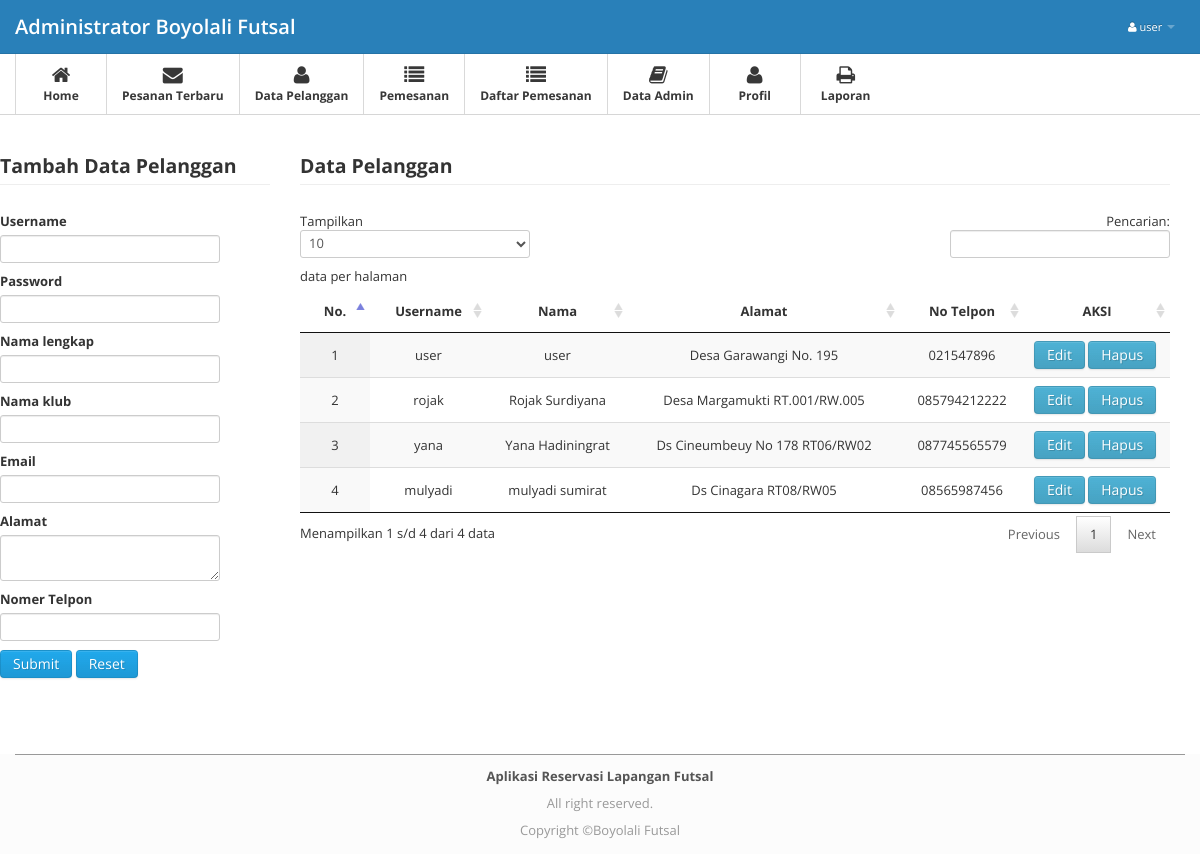
Page /admin/index.php?modul=pengunjung (signed in) on the committed database.
### tables this page shows
CREATE TABLE `profil` (
  `id_profil` int(11) NOT NULL,
  `namafutsal` varchar(35) NOT NULL,
  `alamat` text NOT NULL,
  `kodepos` varchar(5) NOT NULL,
  `fax` char(20) NOT NULL,
  `no_hp` char(12) NOT NULL
);

CREATE TABLE `pelanggan` (
  `id_pelanggan` int(11) NOT NULL,
  `username` varchar(20) NOT NULL,
  `password` varchar(40) NOT NULL,
  `nama` varchar(35) NOT NULL,
  `nama_klub` varchar(30) NOT NULL,
  `email` varchar(35) NOT NULL,
  `alamat` text NOT NULL,
  `no_telpon` char(12) NOT NULL
);

### db/config.php (called while the page is built, shortened)
<?php
$zz=mysql_fetch_array(mysql_query("Select * from profil where id_profil='1'"));
$namaprofil=$zz[namafutsal];
?>

### admin/modul/pengunjung.php (the view, shortened to what this page needs)
<div class="main">
    <div class="main-inner">
        <div class="container">
          <div class="row">
            <div class="span3">
                    <?php
                        switch (isset($_GET['act'])) {
                            default:
                         ?>
                      <legend><b>Tambah Data Pelanggan</b></legend>
                      <form method=POST action="index.php?modul=aksi_pengunjung&act=input_pengunjung" enctype='multipart/form-data'>
                      <label class="control-label" ><b>Username</b></label>
                      <input name="username" class="input-large" type="text"  required>
                      <label class="control-label" ><b>Password</b></label>
                      <input name="password" class="input-large" type="password" maxlength="80"  required>
                       <label class="control-label" ><b>Nama lengkap</b></label>
                      <input name="nama" class="input-large" type="text" maxlength="100" onKeyUp="return checkInput2(this);" required>
                      <label class="control-label" ><b>Nama klub</b></label>
                      <input name="nama_klub" class="input-large" type="text" maxlength="80"  required>
                       <label class="control-label" ><b>Email</b></label>
                      <input name="email" class="input-large" type="text" maxlength="80"  required>
                     <label class="control-label" ><b>Alamat</b></label>
                     <textarea name="alamat" class="input-large" type="text" required></textarea>
                      <label class="control-label" ><b>Nomer Telpon</b></label>
                      <input name="no_telpon" class="input-large" type="tel" maxlength="15" onKeyUp="return checkInput(this);" required>
                      <input type="submit" class="btn btn-primary">
                      <input type="reset" class="btn btn-primary">
                      </form>
                    <?php
                    break;
                     ?>
                     <?php
                    }
                     ?>
            </div>
                     <div class="span9">
                            <legend><b>Data Pelanggan</b></legend>
                              <table id="datatables" class="display">
                              <thead>
                              <tr>
                              <th>No.</th>
                              <th>Username</th>
                              <th>Nama</th>
                              <th>Alamat</th>
                              <th>No Telpon</th>
                              <th width="110px">AKSI</th></tr>
                              </thead>
                              <tbody>
                              <?php
                              $sql=mysql_query("select * from pelanggan order by id_pelanggan");
                              $no=0;
                              while($baris=mysql_fetch_array($sql)){
                                $no++;
                               ?>
                            <tr>
                              <td align="center"><?php echo $no;  ?></td>
                              <td align="center"><?php echo $baris['username']; ?></td>
                              <td align="center"><?php echo $baris['nama']; ?></td>
                              <td align="center"><?php echo $baris['alamat']; ?></td>
                              <td align="center"><?php echo $baris['no_telpon']; ?></td>
                              <td>
                              <a href="index.php?modul=pengunjung&act=edit&id=<?php echo $baris['id_pelanggan']; ?>" class="btn btn-info btn-sm" >Edit</a>
                              <a href="index.php?modul=aksi_pengunjung&act=hapus_pengunjung&id=<?php echo $baris['id_pelanggan']; ?>" onclick="return konfirmasi()" class="btn btn-info btn-sm" >Hapus</a>
                              </td></tr>
                              <?php } ?>
                              </tbody>
                              </table>
            </div>
        </div>
    </div>
</div>
</div>

### admin/index.php (shortened to what this page needs)
<?php
include("../db/config.php");
 ?>
<!DOCTYPE html>
<html lang="en">
<head>
<link href="css/bootstrap.min.css" rel="stylesheet">
<link href="datepicker/datepicker3.css" rel="stylesheet">
<link href="css/bootstrap-responsive.min.css" rel="stylesheet">
<link href="css/font-awesome.css" rel="stylesheet">
<link href="css/style.css" rel="stylesheet">
<link href="css/pages/dashboard.css" rel="stylesheet">
  <link rel="stylesheet" type="text/css" href="plug/BeatPicker.min.css">
    <link rel="stylesheet" href="media/css/jquery.dataTables.css" type="text/css" />
</head>
<body>
<div class="navbar navbar-fixed-top">
  <div class="navbar-inner">
    <div class="container"><span class="icon-bar"></span><span class="icon-bar"></span> </a><a class="brand" href="index.php">Administrator <?php echo "$namaprofil";?></a>
      <div class="nav-collapse">
        <ul class="nav pull-right">
          <li class="dropdown"><a href="#" class="dropdown-toggle" data-toggle="dropdown"><i
            class="icon-user"></i> <?php echo $_SESSION['username']; ?> <b class="caret"></b></a>
          </li>
        </ul>
      </div>
    </div>
  </div>
</div>
<div class="subnavbar">
  <div class="subnavbar-inner">
    <div class="container">
      <ul class="mainnav">
        <li class="active"><a href="index.php"><i class="icon-home"></i><span>Home</span> </a></li>
        <li class="active"><a href="index.php?modul=pesananbaru"><i class="icon-envelope"></i><span>Pesanan Terbaru</span> </a></li>
        <li class="active"><a href="index.php?modul=pengunjung"><i class="icon-user"></i><span>Data Pelanggan</span> </a> </li>
         <li class="active"><a href="index.php?modul=boking"><i class="icon-list"></i><span>Pemesanan</span> </a> </li>
        <li class="active"><a href="index.php?modul=daftar_boking"><i class="icon-list"></i><span>Daftar Pemesanan</span> </a> </li>
        <li class="active"><a href="index.php?modul=admin"><i class="icon-book"></i><span>Data Admin</span> </a> </li>
        <li class="active"><a href="index.php?modul=profil"><i class="icon-user"></i><span>Profil</span> </a> </li>
        <li class="dropdown active">
          <a href="javascript:;" class="dropdown-toggle" data-toggle="dropdown">
            <i class="icon-print"></i>
            <span>Laporan</span>
            <b class="caret"></b>
          </a>
        </li>
      </ul>
    </div>
  </div>
</div>
<div class="main">
  <div class="main-inner">
    <div class="container">
      <div class="row">
        <div class="widget">
      <?php
if(!empty($_GET['modul']))
{
  if(file_exists("modul/$_GET[modul].php"))
  {
  include("modul/$_GET[modul].php");
  } else
  {
  echo "<h2>Error !<br/>Halaman Tidak Di Temukan !</h2>";
  }
        } ?>
    </div>
  </div>
</div>
<br />
<br />
<br />
<br />
<br />
<br />
<footer class="application-footer">
            <div class="container">
                <p><b>Aplikasi Reservasi Lapangan Futsal</b></p>
                <div class="disclaimer">
                    <p>All right reserved.</p>
                    <p>Copyright ©<?php echo "$namaprofil";?></p>
                </div>
            </div>
        </footer>
</body>
</html>

### admin/css/style.css (style rules this page uses)
.application-footer { background-color: #fcfcfc; z-index: 900; height: 100px; margin-top: -100px; clear: both; position: relative; }
.application-footer .container { padding-top: 10px; color: #555555; text-align: center; border-top: 1px solid #999999; }
.application-footer .container p { margin: 0 0 5px; }
.disclaimer { text-align: center; font-size: 11px; color: #999999; }
body { background: #FFFFFF; font: 13px/1.7em 'Open Sans'; }
p { font: 13px/1.7em 'Open Sans'; }
input, button, select, textarea { font-family: 'Open Sans'; }
.navbar .container { position: relative; }
.navbar-inner { padding: 7px 0; background: #2980b9; -moz-border-radius: 0; -webkit-border-radius: 0; border-radius: 0; }
.navbar-fixed-top { position: static; }
.navbar .nav a { font-size: 11px; }
.navbar .nav>li>a { color:#fff !important; }
.navbar .brand { font-weight: 600; position: relative; top: 2px; }
.subnavbar { margin-bottom: 2.5em; }
.subnavbar-inner { height: 60px; background: #fff; border-bottom: 1px solid #d6d6d6; }
.subnavbar .container > ul { display: inline-block; height: 80px; padding: 0; margin: 0; }
.subnavbar .container > ul > li { float: left; min-width: 90px; height: 60px; padding: 0; margin: 0; text-align: center; list-style: none; border-left: 1px solid #d9d9d9; }
.subnavbar .container > ul > li > a { display: block; height: 100%; padding: 0 15px; font-size: 12px; font-weight: bold; color: #b2afaa; }
.subnavbar .container > ul > li > a > i { display: inline-block; width: 24px; height: 24px; margin-top: 11px; margin-bottom: -3px; font-size: 20px; }
.subnavbar .container > ul > li > a > span { display: block; }
.subnavbar .container > ul > li.active > a { color: #383838; }
.subnavbar .caret { margin-top: 4px; border-top-color: white; border-bottom-color: white; }
.main { border-bottom: 0px solid #000; }
.widget { position: relative; clear: both; width: auto; margin-bottom: 2em; overflow: hidden; }

### rows in the picture
profil: namafutsal "Boyolali Futsal"
pelanggan: username "user", nama "user", alamat "Desa Garawangi No. 195", no_telpon "021547896"
pelanggan: username "rojak", nama "Rojak Surdiyana", alamat "Desa Margamukti RT.001/RW.005", no_telpon "085794212222"
pelanggan: username "yana", nama "Yana Hadiningrat", alamat "Ds Cineumbeuy No 178 RT06/RW02", no_telpon "087745565579"
pelanggan: username "mulyadi", nama "mulyadi sumirat", alamat "Ds Cinagara RT08/RW05", no_telpon "08565987456"

### other values in the picture
$_SESSION['username'] "user"
